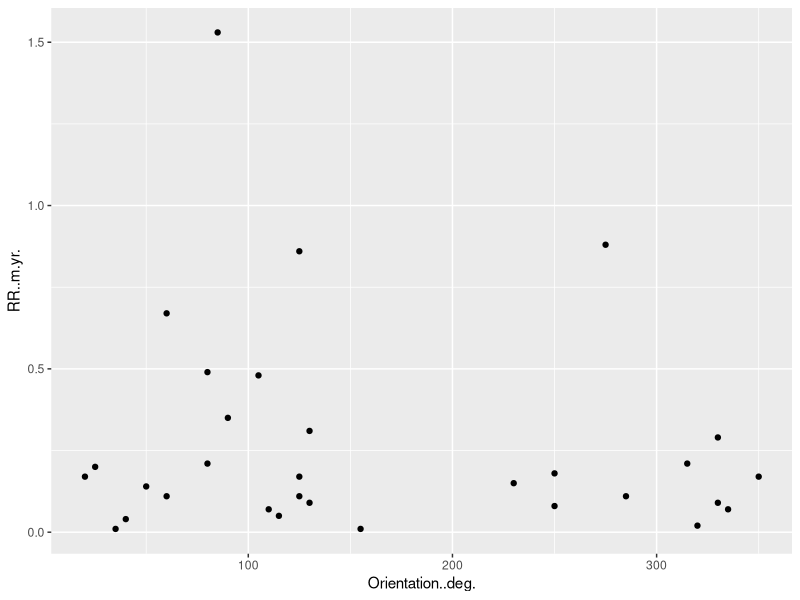
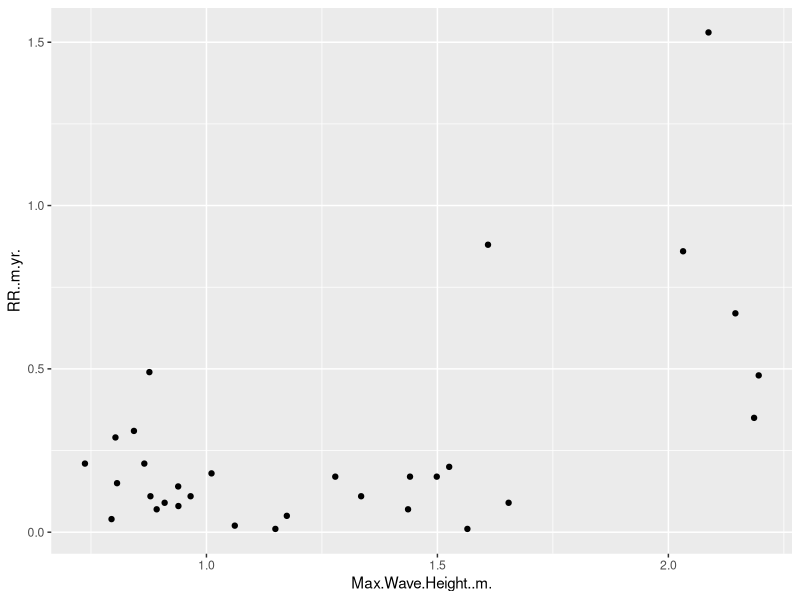
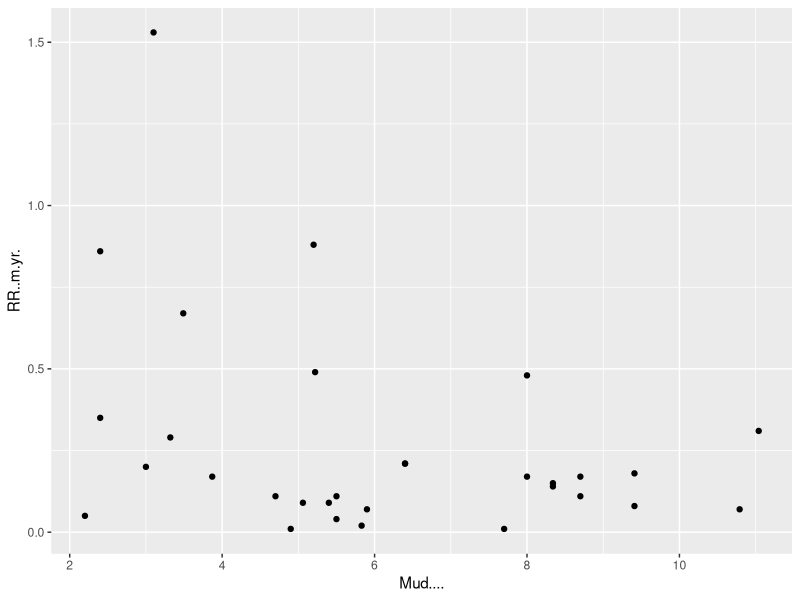
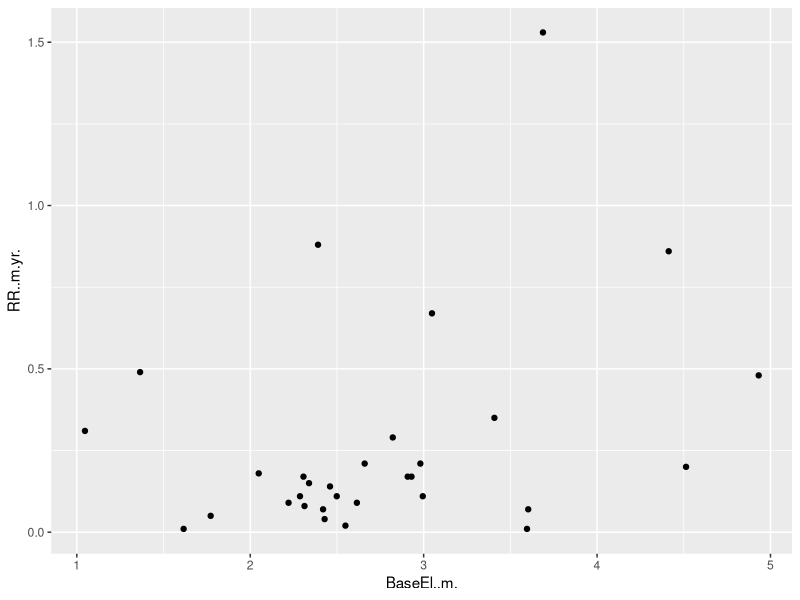
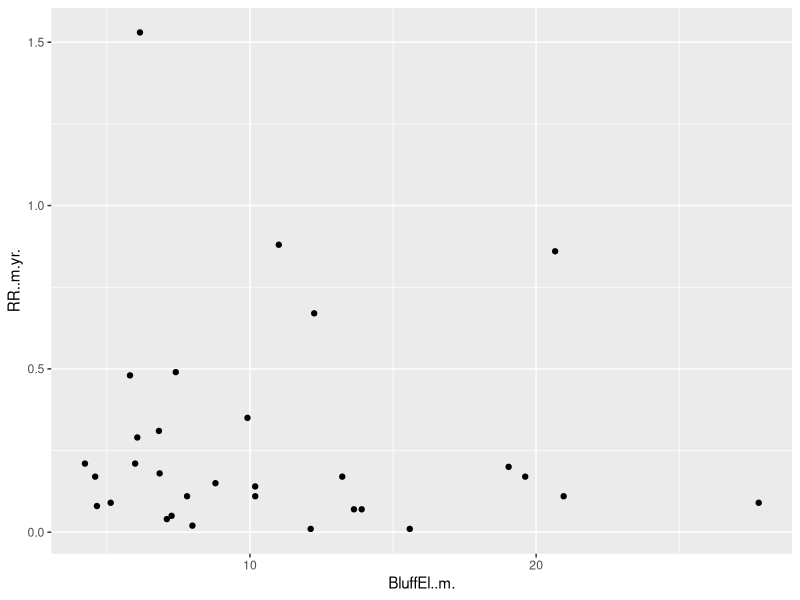
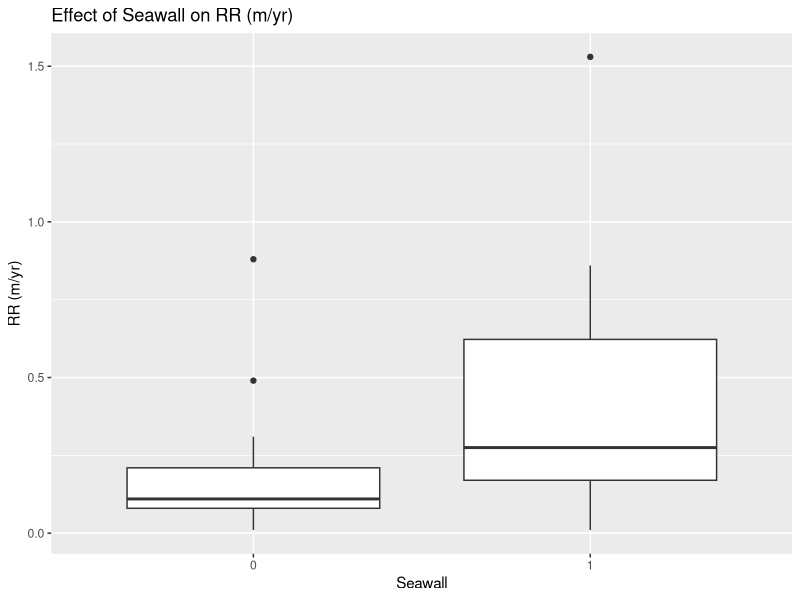
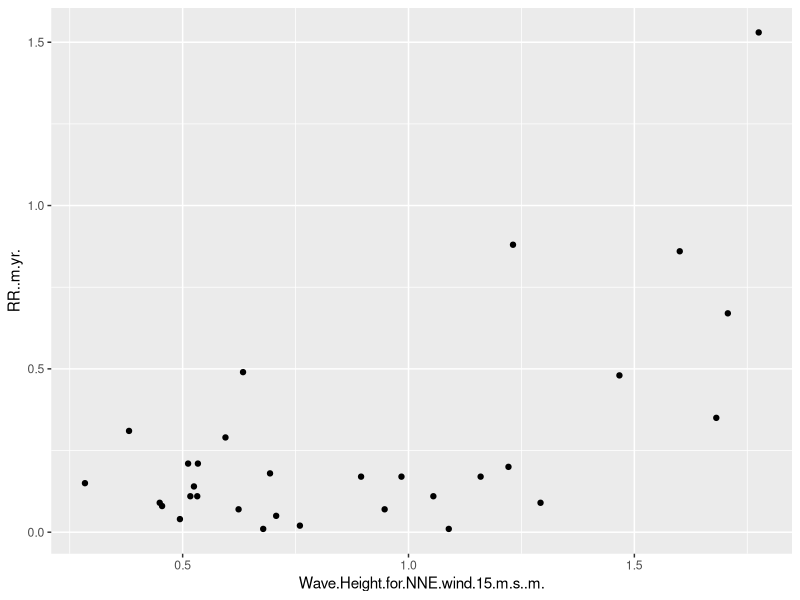

R code for these plots, in order:
## ---- chunk 1
knitr::opts_chunk$set(echo = TRUE)
## ---- chunk 2
library(ggplot2)
library(tidyverse)
data <- read.csv("erosion.csv")
data1<-read.csv("erosionnne15.csv")
## ---- chunk 3
ggplot(data,aes(x=Orientation..deg.,y=RR..m.yr.))+
  geom_point()
## ---- chunk 4
ggplot(data,aes(x=Max.Wave.Height..m.,y=RR..m.yr.))+
  geom_point()
## ---- chunk 5
ggplot(data,aes(x=Mud....,y=RR..m.yr.))+
  geom_point()
## ---- chunk 6
ggplot(data,aes(x=BaseEl..m.,y=RR..m.yr.))+
  geom_point()
## ---- chunk 7
ggplot(data,aes(x=BluffEl..m.,y=RR..m.yr.))+
  geom_point()
## ---- chunk 8
data$Seawall <- factor(data$Seawall)
model <- lm(`RR..m.yr.` ~ Seawall, data = data)
summary(model)
ggplot(data, aes(x = Seawall, y = `RR..m.yr.`)) +
  geom_boxplot() +
  labs(title = "Effect of Seawall on RR (m/yr)", x = "Seawall", y = "RR (m/yr)")
## ---- chunk 9
ggplot(data1,aes(x=Wave.Height.for.NNE.wind.15.m.s..m.,y=RR..m.yr.))+
  geom_point()
